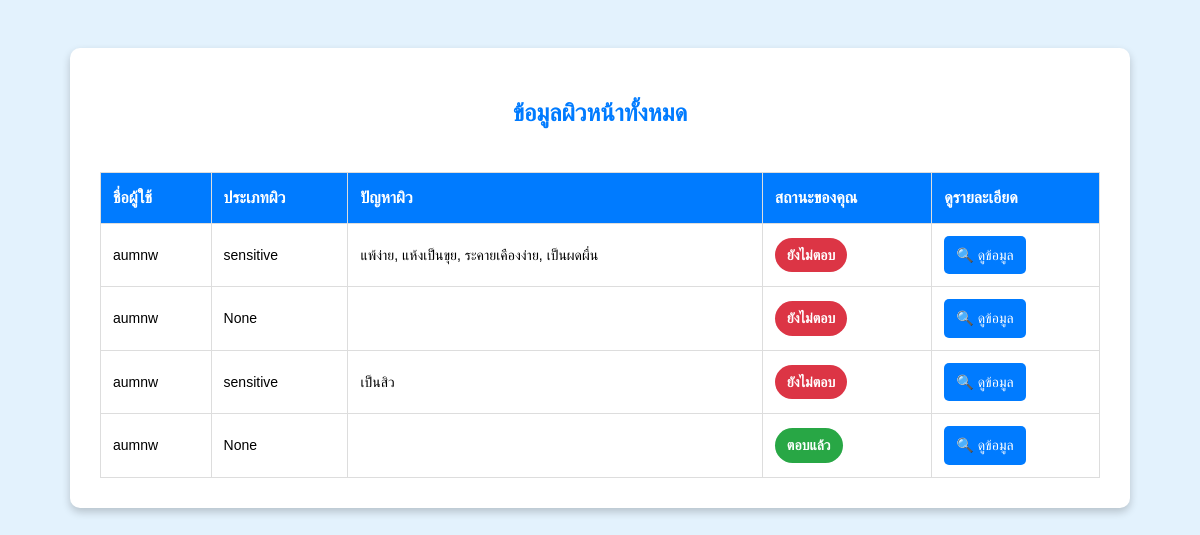
Page /expert-view/ (signed in) on the earlier database version.
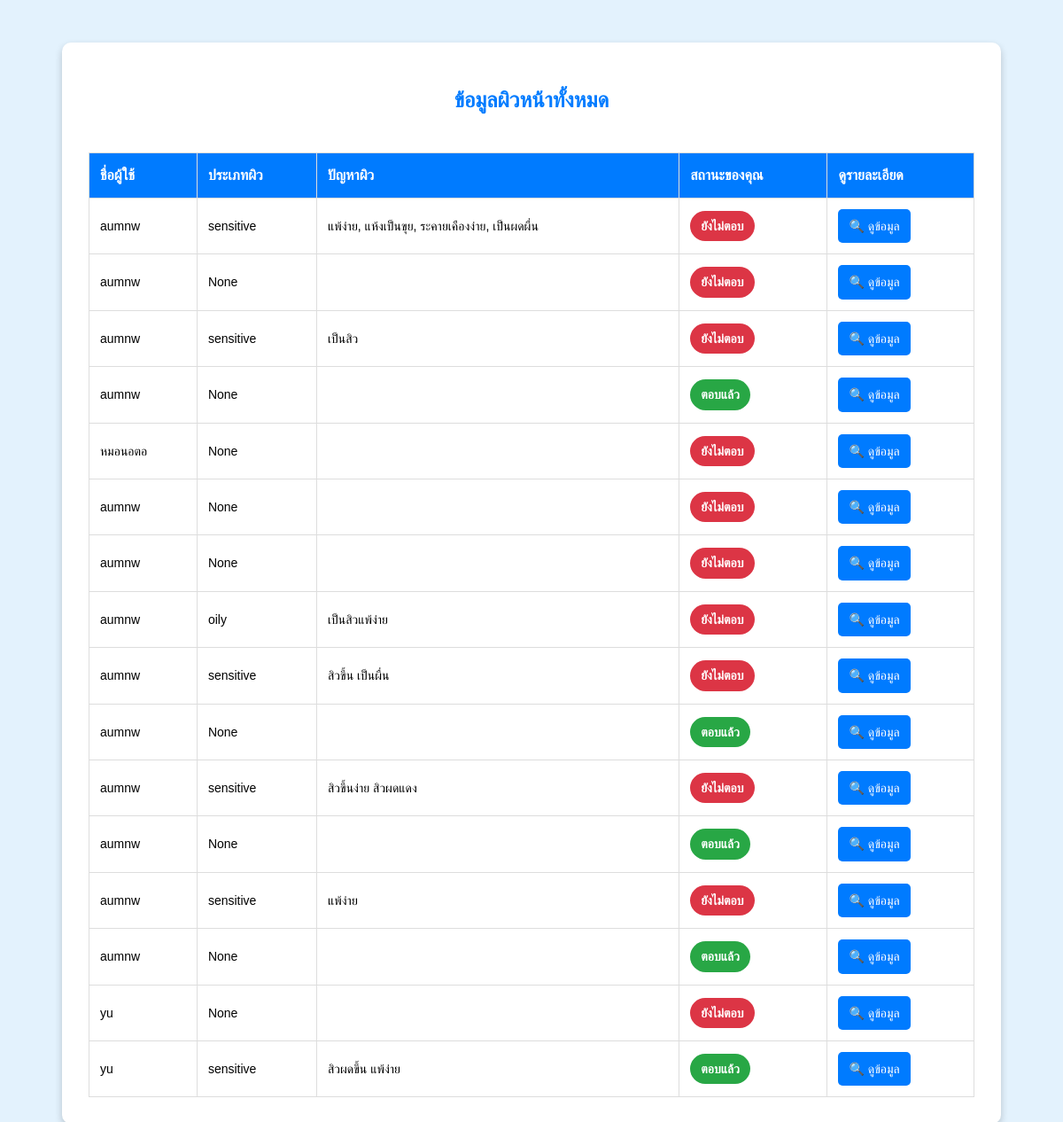
Same page on the later database version.
### accounts/models.py (models this page shows, shortened)
class SkinData(models.Model):
    user = models.ForeignKey(User, on_delete=models.CASCADE, related_name="skin_data")
    skin_type = models.CharField(max_length=50, blank=True, null=True)
    concern = models.TextField(blank=True, null=True)
    allergy_history = models.TextField(blank=True, null=True)
    current_products = models.TextField(blank=True, null=True)
    skincare_goal = models.TextField(blank=True, null=True)
    submitted_at = models.DateTimeField(auto_now_add=True)

### accounts/views.py (the view)
# urls.py: path('expert-view/', views.expert_view, name='expert_view'),
@login_required
@user_passes_test(is_expert)  # อนุญาตเฉพาะผู้เชี่ยวชาญ
def expert_view(request):
    skin_data_list = SkinData.objects.all()  # ดึงข้อมูลผิวหน้าทั้งหมด
    current_expert = request.user  # ดึง Expert ที่ล็อกอินอยู่
    skin_data_with_status = []
    for skin_data in skin_data_list:
        has_response = ExpertResponse.objects.filter(skin_data=skin_data, expert=current_expert).exists()
        status = "ตอบแล้ว" if has_response else "ยังไม่ตอบ"
        skin_data_with_status.append({
            'data': skin_data,
            'status': status
        })
    return render(request, 'expert_view.html', {
        'skin_data_with_status': skin_data_with_status
    })

### accounts/views.py (called while the page is built)
def is_expert(user):
    return user.groups.filter(name='Expert').exists()

### templates/expert_view.html (shortened to what this page needs)
<!DOCTYPE html>
<html lang="th">
<head>
</head>
<body>
    <div class="container">
        <h1>ข้อมูลผิวหน้าทั้งหมด</h1>
        <div class="table-container">
            <table class="table">
                <thead>
                    <tr>
                        <th>ชื่อผู้ใช้</th>
                        <th>ประเภทผิว</th>
                        <th>ปัญหาผิว</th>
                        <th>สถานะของคุณ</th>
                        <th>ดูรายละเอียด</th>
                    </tr>
                </thead>
                <tbody>
                    {% for skin_data_entry in skin_data_with_status %}
                    <tr>
                        <td>{{ skin_data_entry.data.user.username }}</td>
                        <td>{{ skin_data_entry.data.skin_type }}</td>
                        <td>{{ skin_data_entry.data.concern }}</td>
                        <td>
                            <span class="status-badge {% if skin_data_entry.status == 'ตอบแล้ว' %}status-green{% else %}status-red{% endif %}">
                                {{ skin_data_entry.status }}
                            </span>
                        </td>
                        <td><a href="{% url 'expert_view_detail' skin_data_entry.data.id %}" class="btn">🔍 ดูข้อมูล</a></td>
                    </tr>
                    {% empty %}
                    <tr>
                        <td colspan="5" class="text-center">
                            <span class="status-badge status-red">ยังไม่มีข้อมูล</span>
                        </td>
                    </tr>
                    {% endfor %}
                </tbody>
            </table>
        </div>
    </div>
</body>
</html>

### templates/expert_view.html (style rules this page uses)
html, body { user-select: none; -webkit-user-select: none; -ms-user-select: none; font-family: "Kanit", sans-serif; line-height: 1.6; padding: 20px; background-color: #E3F2FD; }
.container { max-width: 1000px; margin: auto; background-color: white; padding: 30px; border-radius: 10px; box-shadow: 0 4px 8px rgba(0, 0, 0, 0.2); }
h1 { text-align: center; font-size: 24px; color: #007BFF; margin-bottom: 20px; }
.table-container { overflow-x: auto; }
.table { width: 100%; border-collapse: collapse; margin-top: 20px; background-color: white; }
.table th, .table td { border: 1px solid #ddd; padding: 12px; text-align: left; }
.table th { background-color: #007BFF; color: white; font-size: 16px; text-transform: uppercase; }
.table td { font-size: 14px; }
.status-badge { display: inline-block; padding: 6px 12px; border-radius: 20px; font-weight: bold; }
.status-green { background-color: #28A745; color: white; }
.status-red { background-color: #DC3545; color: white; }
.btn { display: inline-block; background-color: #007BFF; color: white; padding: 8px 12px; border-radius: 5px; text-decoration: none; font-size: 14px; transition: 0.3s; }

Differences in the rows shown:
added SkinData: data.user.username "หมอนอตอ", data.skin_type "None", status "ยังไม่ตอบ"
added SkinData: data.user.username "aumnw", data.skin_type "None", status "ยังไม่ตอบ"
added SkinData: data.user.username "aumnw", data.skin_type "None", status "ยังไม่ตอบ"
added SkinData: data.user.username "aumnw", data.skin_type "oily", data.concern "เป็นสิวแพ้ง่าย", status "ยังไม่ตอบ"
added SkinData: data.user.username "aumnw", data.skin_type "sensitive", data.concern "สิวขึ้น เป็นผื่น", status "ยังไม่ตอบ"
added SkinData: data.user.username "aumnw", data.skin_type "None", status "ตอบแล้ว"
added SkinData: data.user.username "aumnw", data.skin_type "sensitive", data.concern "สิวขึ้นง่าย สิวผดแดง", status "ยังไม่ตอบ"
added SkinData: data.user.username "aumnw", data.skin_type "None", status "ตอบแล้ว"
added SkinData: data.user.username "aumnw", data.skin_type "sensitive", data.concern "แพ้ง่าย", status "ยังไม่ตอบ"
added SkinData: data.user.username "aumnw", data.skin_type "None", status "ตอบแล้ว"
added SkinData: data.user.username "yu", data.skin_type "None", status "ยังไม่ตอบ"
added SkinData: data.user.username "yu", data.skin_type "sensitive", data.concern "สิวผดขึ้น แพ้ง่าย", status "ตอบแล้ว"
